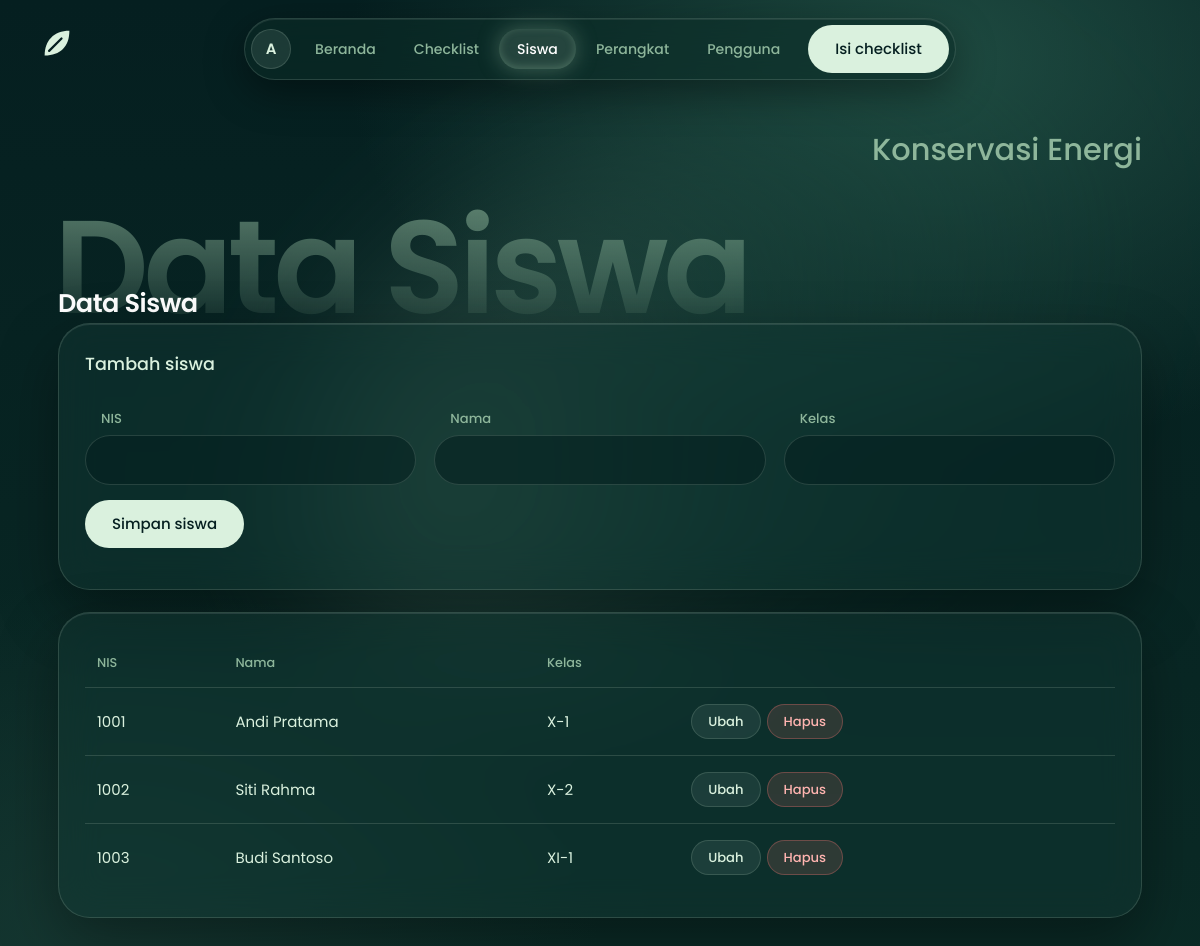
Page /siswa.php (signed in) on the committed database.
### tables this page shows
CREATE TABLE `siswa` (
  `nis` int(10) NOT NULL,
  `nama` varchar(100) NOT NULL,
  `kelas` varchar(10) NOT NULL
);

### config.php (called while the page is built, shortened)
<?php
try {
    $db = new mysqli(DB_HOST, DB_USER, DB_PASS, DB_NAME);
    $db->set_charset('utf8mb4');
} catch (mysqli_sql_exception $ex) {
    die('Koneksi database gagal. Periksa pengaturan di config.php. (' . htmlspecialchars($ex->getMessage()) . ')');
}
function e($s) { return htmlspecialchars((string)$s, ENT_QUOTES, 'UTF-8'); }
function q($sql, $types = '', $params = []) {
    global $db;
    $st = $db->prepare($sql);
    $st->execute();
    return $st;
}
function rows($sql, $types = '', $params = []) {
    return q($sql, $types, $params)->get_result()->fetch_all(MYSQLI_ASSOC);
}
function can(array $levels) {
    return !empty($_SESSION['user']) && in_array($_SESSION['user']['level'], $levels, true);
}

### siswa.php (the view, shortened to what this page needs)
<?php
require 'config.php';
$edit = (can(['Admin']) && isset($_GET['edit'])) ? row('SELECT * FROM siswa WHERE nis=?', 'i', [(int)$_GET['edit']]) : null;
$list = rows('SELECT * FROM siswa ORDER BY kelas, nama');
include 'includes/header.php';
?>
<h1>Data Siswa</h1>
<?php if (can(['Admin'])): ?>
<div class="card">
  <h2><?= $edit ? 'Ubah siswa' : 'Tambah siswa' ?></h2>
  <form method="post"><?= csrf_field() ?>
    <div class="grid">
      <div><label for="nis">NIS</label><input id="nis" type="number" name="nis" max="9999999999" required value="<?= e($edit['nis'] ?? '') ?>" <?= $edit ? 'readonly' : '' ?>></div>
      <div><label for="nama">Nama</label><input id="nama" name="nama" maxlength="100" required value="<?= e($edit['nama'] ?? '') ?>"></div>
      <div><label for="kelas">Kelas</label><input id="kelas" name="kelas" maxlength="10" required value="<?= e($edit['kelas'] ?? '') ?>"></div>
    </div>
    <p><button class="btn" type="submit">Simpan siswa</button>
    <?php if ($edit): ?><a class="btn sec" href="siswa.php">Batal</a><?php endif; ?></p>
  </form>
</div>
<?php endif; ?>
<div class="card scroll">
  <?php if (!$list): ?><p class="muted">Belum ada siswa. Tambahkan lewat formulir di atas.</p><?php else: ?>
  <table><tr><th>NIS</th><th>Nama</th><th>Kelas</th><?php if (can(['Admin'])): ?><th></th><?php endif; ?></tr>
  <?php foreach ($list as $s): ?>
    <tr><td data-label="NIS"><?= e($s['nis']) ?></td><td data-label="Nama"><?= e($s['nama']) ?></td><td data-label="Kelas"><?= e($s['kelas']) ?></td>
    <?php if (can(['Admin'])): ?><td data-label=""><a class="btn sm sec" href="siswa.php?edit=<?= $s['nis'] ?>">Ubah</a>
      <form class="inline" method="post" onsubmit="return confirm('Hapus siswa ini?')"><?= csrf_field() ?>
        <button class="btn sm del" type="submit">Hapus</button></form></td><?php endif; ?></tr>
  <?php endforeach; ?></table>
  <?php endif; ?>
</div>
<?php include 'includes/footer.php'; ?>

### assets/style.css (style rules this page uses)
:root { --bg:#051F20;--bg2:#0B2B26;--deep:#163832;--mid:#235347;--sage:#8EB69B;--mint:#DAF1DE; --ink:#DAF1DE;--muted:#8EB69B;--line:rgba(218,241,222,.15); --glass:rgba(22,56,50,.48);--soft:rgba(218,241,222,.06); --danger:#ffb4b0;--danger-bg:rgba(255,120,115,.14);--warn:#f2d27a; --r:32px; }
* { box-sizing:border-box }
html { color-scheme:dark;-webkit-text-size-adjust:100% }
body { margin:0;min-height:100vh;color:var(--ink);background:var(--bg);overflow-x:hidden; font:15px/1.6 "Poppins","Segoe UI",system-ui,-apple-system,sans-serif;-webkit-tap-highlight-color:transparent }
body::before { content:"";position:fixed;inset:0;z-index:-2;background: radial-gradient(70% 55% at 78% 6%,rgba(35,83,71,.85),transparent 70%), radial-gradient(60% 50% at 8% 92%,rgba(22,56,50,.95),transparent 70%), linear-gradient(180deg,#051F20,#0B2B26) }
body::after { content:"";position:fixed;z-index:-1;width:70vmax;height:40vmax;left:50%;top:36%;margin:-20vmax 0 0 -26vmax;border-radius:50%;pointer-events:none; background:linear-gradient(120deg,rgba(142,182,155,.8),rgba(35,83,71,.6) 55%,transparent);filter:blur(80px);opacity:.42; transform:rotate(-28deg);animation:drift 18s ease-in-out infinite alternate }
a { color:var(--mint) }
h1 { font-size:1.6rem;font-weight:600;letter-spacing:-.02em;line-height:1.2;margin:0 0 4px;color:#fff }
h2 { font-size:1.1rem;font-weight:500;margin:0 0 16px }
.inline { display:inline }
.card { position:relative;background:var(--glass);border:1px solid var(--line);border-radius:var(--r);padding:26px;margin-bottom:22px; backdrop-filter:blur(20px) saturate(1.2);-webkit-backdrop-filter:blur(20px) saturate(1.2);box-shadow:0 24px 60px rgba(0,0,0,.35),inset 0 1px 0 rgba(255,255,255,.10) }
.scroll { overflow-x:auto }
table { width:100%;border-collapse:collapse }
th,td { text-align:left;padding:14px 12px;border-bottom:1px solid var(--line);vertical-align:middle }
th { color:var(--muted);font-weight:500;font-size:.8rem;white-space:nowrap }
tr:last-child td { border-bottom:0 }
td .btn { margin:2px 2px 2px 0 }
label { display:block;font-size:.82rem;font-weight:500;color:var(--sage);margin:14px 0 6px 16px }
input,select,textarea { width:100%;padding:12px 20px;border:1px solid var(--line);border-radius:999px;font:inherit;color:var(--ink);background:rgba(5,31,32,.55);transition:border-color .15s,box-shadow .15s }
input::placeholder,textarea::placeholder { color:#6f9a80 }
.grid { display:grid;grid-template-columns:repeat(auto-fit,minmax(200px,1fr));gap:0 18px }
.btn { position:relative;overflow:hidden;display:inline-flex;align-items:center;justify-content:center;gap:8px;border:1px solid transparent;border-radius:999px;padding:11px 26px; font:inherit;font-weight:500;cursor:pointer;text-decoration:none;color:#051F20;background:var(--mint);transition:background .15s,box-shadow .2s,transform .12s }
.btn.sec { background:rgba(218,241,222,.08);color:var(--mint);border-color:var(--line) }
.btn.del { background:var(--danger-bg);color:var(--danger);border-color:rgba(255,120,115,.3) }
.btn.sm { padding:6px 16px;font-size:.82rem }
.content>* { animation:enter .5s cubic-bezier(.2,.7,.2,1) both }
.content>:nth-child(2) { animation-delay:.06s }
.content>:nth-child(3) { animation-delay:.12s }

### rows in the picture
siswa: nis "1001", nama "Andi Pratama", kelas "X-1"
siswa: nis "1002", nama "Siti Rahma", kelas "X-2"
siswa: nis "1003", nama "Budi Santoso", kelas "XI-1"

### other values in the picture
$ini "A"
$label "Beranda Checklist Siswa Perangkat Pengguna"
